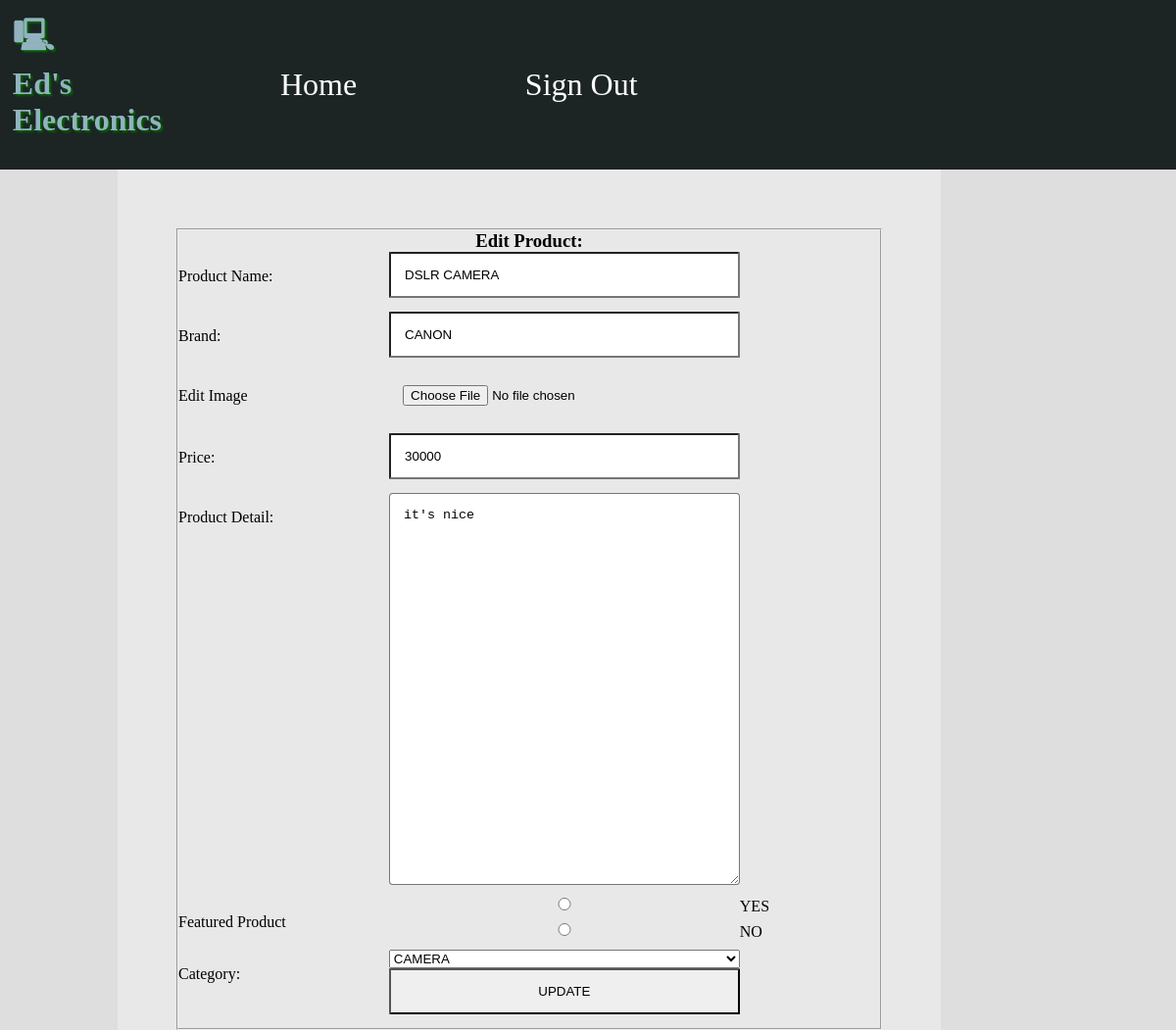
Screenshot of /admin/editproduct.php?eid=25 with the database file from the repository.
### tables this page shows
CREATE TABLE `tbl_product` (
  `product_id` int(11) NOT NULL,
  `customer_id` int(11) DEFAULT NULL,
  `category_id` int(11) NOT NULL,
  `product_name` varchar(255) NOT NULL,
  `brand` varchar(255) NOT NULL,
  `product_detail` varchar(255) NOT NULL,
  `price` varchar(255) NOT NULL,
  `feature_product` varchar(255) NOT NULL,
  `img_upload` text NOT NULL
);

CREATE TABLE `tbl_category` (
  `category_id` int(11) NOT NULL,
  `category_name` varchar(255) NOT NULL
);

### admin/editproduct.php (the view, shortened to what this page needs)
<?php
    include'databaselink.php';
    include 'form_header.php';
    $users = $pdo->prepare("SELECT * FROM tbl_product WHERE product_id = :eid");
    $users->execute($_GET);
    $user = $users->fetch();
?>
<body>
	<main>
<form action="editproduct.php" method="POST" >
	<fieldset>
	<h3>Edit Product:</h3>
            <label for = "product_name">Product Name:</label>
            <input type="text" name="product_name" value="<?php echo $user['product_name'];?>"><br><br>
            <label for="brand">Brand:</label>
            <input type="text" name="brand" value="<?php echo $user['brand'];?>">
            <label>Edit Image</label>
            <input type="file" name="img_upload" value="<?php echo $user['img_upload']; ?>">
            <label for="price">Price:</label>
            <input type="text" name="price" value="<?php echo $user['price'];?>">
            <label for="product_detail">Product Detail:</label>
            <textarea name="product_detail" id="product_detail" cols="5" rows="3"><?php echo $user['product_detail'];?></textarea>
            <label for="feature_product">Featured Product</label>
            <input type="radio" name="feature_product" value="YES"> <label style="margin-top: 0; width:  20%;">YES</label>
            <input type="radio" name="feature_product" value="NO"> <label style="margin-top: 0; width:  20%;">NO</label>
            <label for="category">Category:</label>
            <select name="category_id" style="width: 50%;">
                <?php
                $table_user = $pdo->prepare("SELECT * FROM tbl_category");
                $table_user->execute();
                foreach ($table_user as $resu) {
                    echo '<option value="'.$resu['category_id'].'"';
                    if ($user['category_id']==$resu['category_id']) {echo 'selected';}
                    echo'>';
                    echo $resu['category_name'];
                    echo '</option>';
                }
                ?>
            </select>
            <input type="submit" name="product_update" value="UPDATE">
            </fieldset>
        </form>
    </main>
</body>

### css/electronics.css (style rules this page uses)
* { margin: 0; padding: 0; }
body { background-color: #DEDEDE; font-family: 'Oxygen-Regular'; display: grid; grid-template-columns: 10% 70% 20%; grid-template-rows: auto; grid-template-areas: "header header header" "img img aside" ". main aside" "footer footer footer"; }
main { min-height: 20vh; grid-area: main; padding: 5vw; background-color: #E8E8E8; }
form label { margin-top: 1em;box-sizing: border-box;display: block; width: 30%;padding: left; float: left; }
form input, form textarea { margin-bottom: 1em; box-sizing: border-box; display: block; width: 50%; padding: 2%; float: left;flex-direction: column;border-radius: 1%; }
form textarea { height: 400px; }
form h3 { text-align: center; }

### rows the page displays
tbl_product: product_name "DSLR CAMERA", brand "CANON", price "30000", product_detail "it's nice", category_id "CAMERA"
